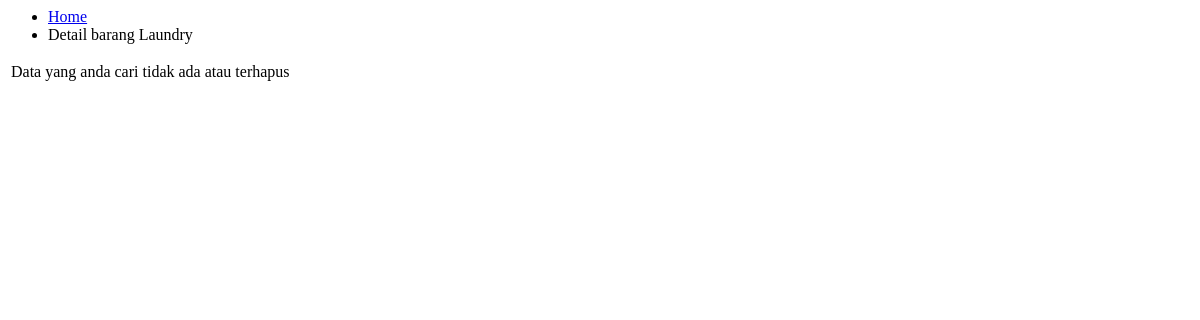
Before: /modules/barang/barang-show.php with the older database file.
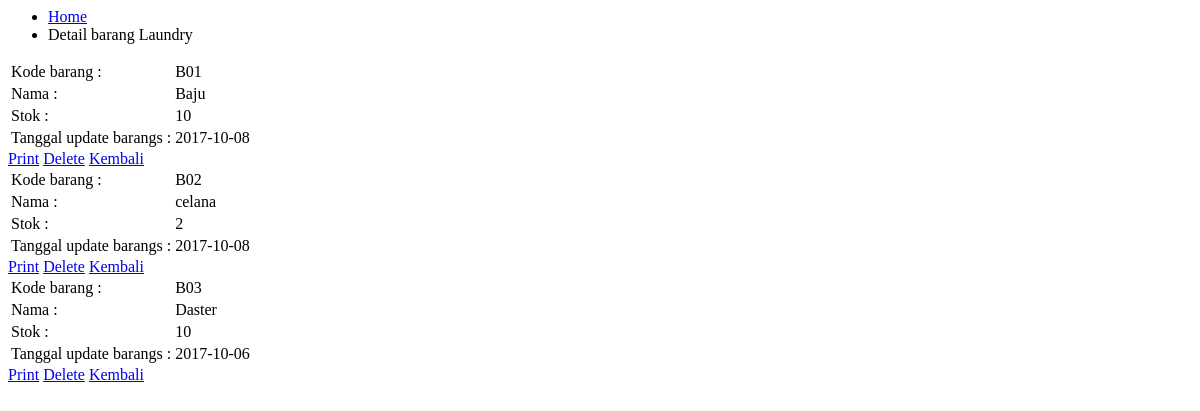
After: the same page with the newer database file.
### tables this page shows
CREATE TABLE `barang` (
  `id` int(11) NOT NULL,
  `kode` varchar(20) NOT NULL,
  `nama` varchar(50) NOT NULL,
  `stok` varchar(50) NOT NULL,
  `tanggal_update_stok` date NOT NULL
);

### database.php (called while the page is built, shortened)
<?php
class Database {
	private $db_host = "localhost";
	private $db_user = "root";
	private $db_pass = "";
	private $db_name = "11_deaamaliaputri_laundry";
	var $con = false;
    var $myconn = "";
	var $result = array();
    function __construct() {
        if(!$this->con){
            $this->myconn = new mysqli($this->db_host, $this->db_user, $this->db_pass, $this->db_name);
            if($this->myconn->connect_errno > 0){
                array_push($this->result, $this->myconn->connect_error);
                return false;
            }else{
                $this->myconn->set_charset('utf8');
                $this->con = true;
                return true;
            }
        } else {
            return true;
        }
    }
	public function select($table, $rows = '*', $join = null,$join2 = null , $where = null, $order = null, $limit = null){
		$q = 'SELECT '.$rows.' FROM '.$table;
        if($this->tableExists($table)){
        	$query = $this->myconn->query($q);
			if($query){
				$this->numResults = $query->num_rows;
				for($i = 0; $i < $this->numResults; $i++){
					$r = $query->fetch_array();
                	$key = array_keys($r);
                	for($x = 0; $x < count($key); $x++){
                    	if(!is_int($key[$x])){
                    		if($query->num_rows >= 1){
                    			$this->result[$i][$key[$x]] = $r[$key[$x]];
							}else{
								$this->result[$i][$key[$x]] = null;
							}
						}
					}
				}
				return true;
			}else{
				array_push($this->result, $this->myconn->error);
				return false;
			}
      	}else{
      		return false;
    	}
    }
	private function TableExists($table) {
    	$res = $this->myconn->query('SHOW TABLES LIKE "'.$table.'"');
    	if(isset($res->num_rows)) {
        	return $res->num_rows > 0 ? true : false;
    	} else {
    		array_push($this->result, $table." does not exist in this database");
    		return false;
    	}
	}
    public function getResult(){
        $val = $this->result;
        $this->result = array();
        return $val;
    }
}

### modules/barang/barang-show.php (the view, shortened to what this page needs)
<?php require_once("database.php");
?>
<nav aria-label="You are here:" role="navigation">
<ul class="breadcrumbs">
  <li>
    <a href="?module=barang?">Home</a></li>
  <li class="disabled">Detail barang Laundry</li>
</ul>
</nav>
<div class="grid-x grid-padding-x">
<?php
$db = new Database();
$db->select('barang',
'barang.id,
barang.kode,
barang.nama,
barang.stok,
barang.tanggal_update_stok'
);
$res= $db->getResult();
if(count($res) == 0){ ?>
  <table>
    <tbody>
      <tr>
        <td>Data yang anda cari tidak ada atau terhapus</td>
      </tr>
    </tbody>
  </table>
<?php }else{
  foreach ($res as &$r){
?>
<table id="print-area">
  <tbody>
  <tr>
  <td>Kode barang :</td>
  <td><?php echo $r['kode']; ?></td>
</tr>
<tr>
  <td>Nama :</td>
  <td><?php echo $r['nama']; ?></td>
</tr>
<tr>
  <td>Stok :</td>
  <td><?php echo $r['stok']; ?></td>
</tr>
<tr>
  <td>Tanggal update barangs :</td>
  <td><?php echo $r['tanggal_update_stok']; ?></td>
</tr>
  </tbody>
</table>
<a class="button" href="javascript:printDiv('print-area');" >Print</a>
<a href="?module=rental-pelanggan-delete&id=<?php echo $r['id']; ?>"onClick='return confirm("Apakah yakin menghapus?")' class="alert button">Delete</a>
<a class="button" href='javascript:self.history.back();'>Kembali</a>
</div>
<?php }}?>

Changed rows visible on the page:
added barang: kode "B01", nama "Baju", stok "10", tanggal_update_stok "2017-10-08"
added barang: kode "B02", nama "celana", stok "2", tanggal_update_stok "2017-10-08"
added barang: kode "B03", nama "Daster", stok "10", tanggal_update_stok "2017-10-06"
Other visible differences:
text no longer shown: "Data yang anda cari tidak ada atau terhapus"
